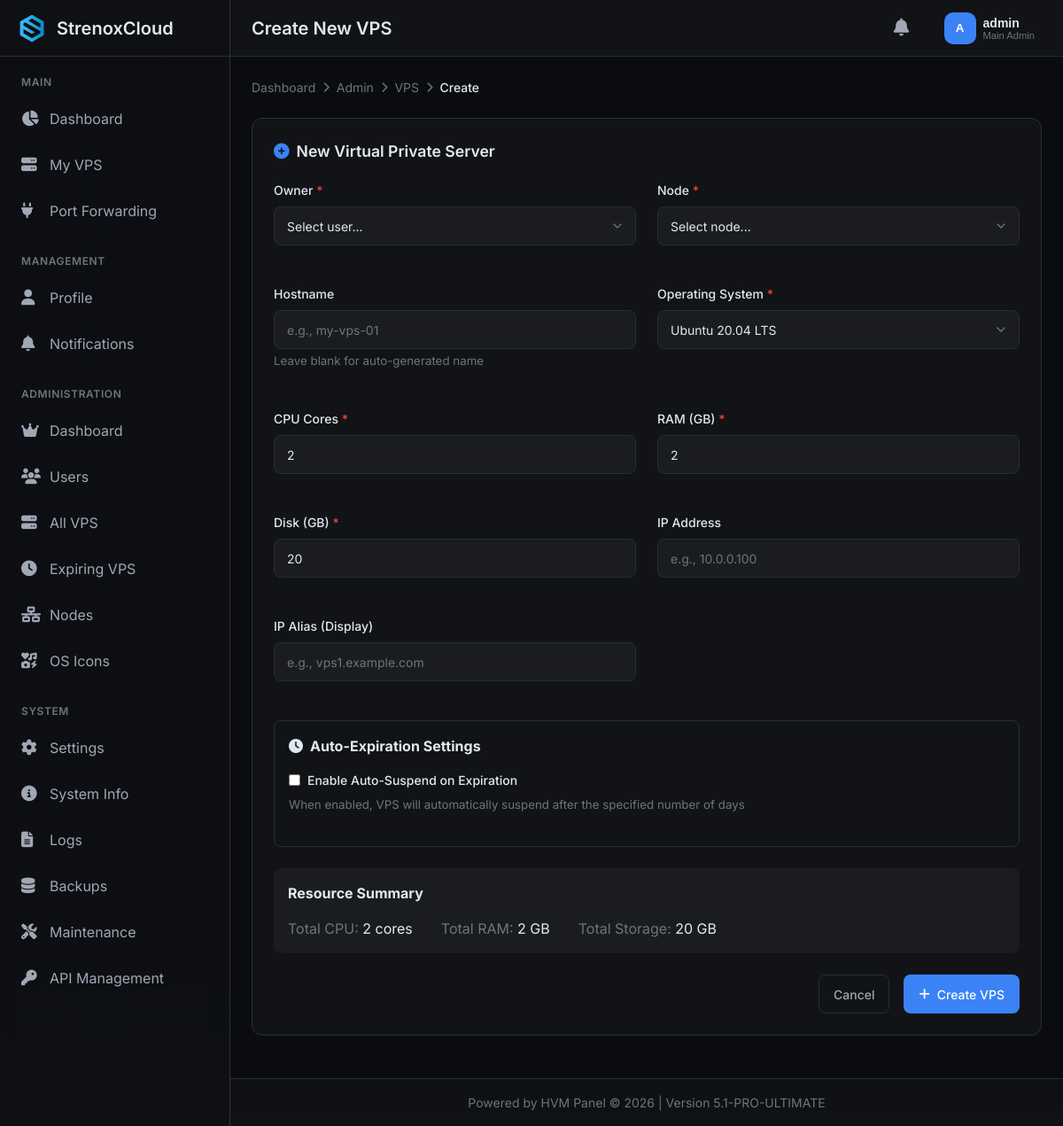
Page /admin/vps/create (signed in) on the committed database.
### tables this page shows
CREATE TABLE settings (
            key TEXT PRIMARY KEY,
            value TEXT NOT NULL,
            description TEXT,
            updated_at TEXT NOT NULL
        );

CREATE TABLE users (
            id INTEGER PRIMARY KEY AUTOINCREMENT,
            username TEXT UNIQUE NOT NULL,
            email TEXT UNIQUE NOT NULL,
            password_hash TEXT NOT NULL,
            is_admin INTEGER DEFAULT 0,
            is_main_admin INTEGER DEFAULT 0,
            created_at TEXT NOT NULL,
            last_login TEXT,
            last_active TEXT,
            api_key TEXT UNIQUE,
            profile_picture TEXT,
            preferences TEXT DEFAULT '{}',
            two_factor_secret TEXT,
            two_factor_enabled INTEGER DEFAULT 0,
            theme TEXT DEFAULT 'default',
            language TEXT DEFAULT 'en'
        , discord_id TEXT, discord_username TEXT, discord_avatar TEXT, discord_email TEXT);

### hvm.py (the view, shortened to what this page needs)
@app.route('/admin/vps/create', methods=['GET', 'POST'])
@login_required
@admin_required
def admin_vps_create():
    if request.method == 'GET':
        users = []
        with get_db() as conn:
            cur = conn.cursor()
            cur.execute('SELECT id, username, email FROM users ORDER BY username')
            users = [dict(row) for row in cur.fetchall()]
        nodes = get_nodes()
        return render_template('admin/vps_create.html',
                              panel_name=get_setting('site_name', 'HVM PANEL'),
                              users=users,
                              nodes=nodes,
                              os_options=OS_OPTIONS)

### templates/admin/vps_create.html (shortened to what this page needs)
{% extends "base.html" %}
{% block header_title %}Create New VPS{% endblock %}
{% block breadcrumbs %}
<div class="breadcrumb">
    <a href="{{ url_for('dashboard') }}" class="breadcrumb-item">Dashboard</a>
    <span class="breadcrumb-separator"><i class="fas fa-chevron-right"></i></span>
    <a href="{{ url_for('admin_dashboard') }}" class="breadcrumb-item">Admin</a>
    <span class="breadcrumb-separator"><i class="fas fa-chevron-right"></i></span>
    <a href="{{ url_for('admin_vps') }}" class="breadcrumb-item">VPS</a>
    <span class="breadcrumb-separator"><i class="fas fa-chevron-right"></i></span>
    <span class="breadcrumb-item active">Create</span>
</div>
{% endblock %}
{% block content %}
<div class="card">
    <div class="card-header">
        <h3 class="card-title">
            <i class="fas fa-plus-circle"></i>
            New Virtual Private Server
        </h3>
    </div>
    <form id="createVPSForm">
        <div class="grid grid-2">
            <div class="form-group">
                <label class="form-label">Owner <span style="color: var(--accent-danger);">*</span></label>
                <select id="user_id" class="form-control" required>
                    <option value="">Select user...</option>
                </select>
            </div>
            <div class="form-group">
                <label class="form-label">Node <span style="color: var(--accent-danger);">*</span></label>
                <select id="node_id" class="form-control" required>
                    <option value="">Select node...</option>
                </select>
            </div>
            <div class="form-group">
                <label class="form-label">Hostname</label>
                <input type="text" id="hostname" class="form-control" placeholder="e.g., my-vps-01">
                <small style="color: var(--text-muted);">Leave blank for auto-generated name</small>
            </div>
            <div class="form-group">
                <label class="form-label">Operating System <span style="color: var(--accent-danger);">*</span></label>
                <select id="os_version" class="form-control" required>
                    {% for os in os_options %}
                    <option value="{{ os.value }}" {% if loop.index == 1 %}selected{% endif %}>
                        {{ os.label }}
                    </option>
                    {% endfor %}
                </select>
            </div>
            <div class="form-group">
                <label class="form-label">CPU Cores <span style="color: var(--accent-danger);">*</span></label>
                <input type="number" id="cpu" class="form-control" value="2" min="1" max="64" required>
            </div>
            <div class="form-group">
                <label class="form-label">RAM (GB) <span style="color: var(--accent-danger);">*</span></label>
                <input type="number" id="ram" class="form-control" value="2" min="1" max="128" required>
            </div>
            <div class="form-group">
                <label class="form-label">Disk (GB) <span style="color: var(--accent-danger);">*</span></label>
                <input type="number" id="disk" class="form-control" value="20" min="5" max="2000" required>
            </div>
            <div class="form-group">
                <label class="form-label">IP Address</label>
                <input type="text" id="ip_address" class="form-control" placeholder="e.g., 10.0.0.100">
            </div>
            <div class="form-group">
                <label class="form-label">IP Alias (Display)</label>
                <input type="text" id="ip_alias" class="form-control" placeholder="e.g., vps1.example.com">
            </div>
        </div>
        <div style="margin: 1.5rem 0; padding: 1rem; background-color: var(--bg-secondary); border-radius: var(--border-radius-sm); border: 1px solid var(--border-color);">
            <h4 style="margin-bottom: 1rem; display: flex; align-items: center; gap: 0.5rem;">
                <i class="fas fa-clock"></i>
                Auto-Expiration Settings
            </h4>
            <div class="form-group">
                <label class="form-label" style="display: flex; align-items: center; gap: 0.5rem;">
                    <input type="checkbox" id="auto_suspend_enabled" style="width: auto; margin: 0;">
                    Enable Auto-Suspend on Expiration
                </label>
                <small style="color: var(--text-muted); display: block; margin-top: 0.25rem;">
                    When enabled, VPS will automatically suspend after the specified number of days
                </small>
            </div>
        </div>
        <div style="margin: 1.5rem 0; padding: 1rem; background-color: var(--bg-tertiary); border-radius: var(--border-radius-sm);">
            <h4 style="margin-bottom: 1rem;">Resource Summary</h4>
            <div style="display: flex; gap: 2rem; flex-wrap: wrap;">
                <div>
                    <span style="color: var(--text-muted);">Total CPU:</span>
                    <span id="summary-cpu">2 cores</span>
                </div>
                <div>
                    <span style="color: var(--text-muted);">Total RAM:</span>
                    <span id="summary-ram">2 GB</span>
                </div>
                <div>
                    <span style="color: var(--text-muted);">Total Storage:</span>
                    <span id="summary-disk">20 GB</span>
                </div>
            </div>
        </div>
        <div style="display: flex; gap: 1rem; justify-content: flex-end;">
            <a href="{{ url_for('admin_vps') }}" class="btn btn-outline">
                Cancel
            </a>
            <button type="submit" class="btn btn-primary">
                <i class="fas fa-plus"></i> Create VPS
            </button>
        </div>
    </form>
</div>
{% endblock %}

### templates/base.html (shortened to what this page needs)
<!DOCTYPE html>
<html lang="en" data-theme="dark">
<head>
    <link rel="stylesheet" href="https://cdnjs.cloudflare.com/ajax/libs/font-awesome/6.4.0/css/all.min.css">
</head>
<body>
    <div class="app-wrapper">
        <aside class="sidebar" id="sidebar">
            <div class="sidebar-header">
                <a href="{{ url_for('dashboard') if current_user.is_authenticated else url_for('index') }}" class="logo">
                    <img src="{{ get_setting('header_icon', '/static/img/logo.png') }}" alt="{{ panel_name }}">
                    <span>{{ panel_name }}</span>
                </a>
            </div>
            {% if current_user.is_authenticated %}
            <nav class="sidebar-nav">
                <div class="nav-section">
                    <div class="nav-section-title">Main</div>
                    <a href="{{ url_for('dashboard') }}" class="nav-item {% if request.endpoint == 'dashboard' %}active{% endif %}">
                        <i class="fas fa-chart-pie"></i>
                        <span>Dashboard</span>
                    </a>
                    <a href="{{ url_for('vps_list') }}" class="nav-item {% if request.endpoint in ['vps_list', 'vps_detail', 'vps_console'] %}active{% endif %}">
                        <i class="fas fa-server"></i>
                        <span>My VPS</span>
                    </a>
                    <a href="{{ url_for('ports_list') }}" class="nav-item {% if request.endpoint == 'ports_list' %}active{% endif %}">
                        <i class="fas fa-plug"></i>
                        <span>Port Forwarding</span>
                    </a>
                </div>
                <div class="nav-section">
                    <div class="nav-section-title">Management</div>
                    <a href="{{ url_for('profile') }}" class="nav-item {% if request.endpoint == 'profile' %}active{% endif %}">
                        <i class="fas fa-user"></i>
                        <span>Profile</span>
                    </a>
                    <a href="{{ url_for('notifications') }}" class="nav-item {% if request.endpoint == 'notifications' %}active{% endif %}">
                        <i class="fas fa-bell"></i>
                        <span>Notifications</span>
                    </a>
                </div>
                {% if current_user.is_admin %}
                <div class="nav-section">
                    <div class="nav-section-title">Administration</div>
                    <a href="{{ url_for('admin_dashboard') }}" class="nav-item {% if request.endpoint == 'admin_dashboard' %}active{% endif %}">
                        <i class="fas fa-crown"></i>
                        <span>Dashboard</span>
                    </a>
                    <a href="{{ url_for('admin_users') }}" class="nav-item {% if request.endpoint and 'user' in request.endpoint %}active{% endif %}">
                        <i class="fas fa-users"></i>
                        <span>Users</span>
                    </a>
                    <a href="{{ url_for('admin_vps') }}" class="nav-item {% if request.endpoint == 'admin_vps' %}active{% endif %}">
                        <i class="fas fa-server"></i>
                        <span>All VPS</span>
                    </a>
                    <a href="{{ url_for('admin_vps_expiring') }}?days=30" class="nav-item {% if request.endpoint == 'admin_vps_expiring' %}active{% endif %}">
                        <i class="fas fa-clock"></i>
                        <span>Expiring VPS</span>
                    </a>
                    <a href="{{ url_for('admin_nodes') }}" class="nav-item {% if request.endpoint and 'node' in request.endpoint %}active{% endif %}">
                        <i class="fas fa-network-wired"></i>
                        <span>Nodes</span>
                    </a>
                    <a href="{{ url_for('os_icons') }}" class="nav-item {% if request.endpoint == 'os_icons' %}active{% endif %}">
                        <i class="fas fa-icons"></i>
                        <span>OS Icons</span>
                    </a>
                </div>
                <div class="nav-section">
                    <div class="nav-section-title">System</div>
                    <a href="{{ url_for('admin_settings') }}" class="nav-item {% if request.endpoint == 'admin_settings' %}active{% endif %}">
                        <i class="fas fa-cog"></i>
                        <span>Settings</span>
                    </a>
                    <a href="{{ url_for('admin_system_info') }}" class="nav-item {% if request.endpoint == 'admin_system_info' %}active{% endif %}">
                        <i class="fas fa-info-circle"></i>
                        <span>System Info</span>
                    </a>
                    <a href="{{ url_for('admin_logs') }}" class="nav-item {% if request.endpoint == 'admin_logs' %}active{% endif %}">
                        <i class="fas fa-file-alt"></i>
                        <span>Logs</span>
                    </a>
                    <a href="{{ url_for('admin_backup_list') }}" class="nav-item {% if request.endpoint and 'backup' in request.endpoint %}active{% endif %}">
                        <i class="fas fa-database"></i>
                        <span>Backups</span>
                    </a>
                    <a href="{{ url_for('admin_maintenance') }}" class="nav-item {% if request.endpoint == 'admin_maintenance' %}active{% endif %}">
                        <i class="fas fa-tools"></i>
                        <span>Maintenance</span>
                    </a>
                    <a href="{{ url_for('admin_api') }}" class="nav-item {% if request.endpoint == 'admin_api' %}active{% endif %}">
                        <i class="fas fa-key"></i>
                        <span>API Management</span>
                    </a>
                </div>
                {% endif %}
            </nav>
            {% endif %}
        </aside>
        <main class="main-content" id="mainContent">
            <header class="header">
                <div class="header-left">
                    <h1 class="header-title">{% block header_title %}{{ panel_name }}{% endblock %}</h1>
                </div>
                <div class="header-right">
                    {% if current_user.is_authenticated %}
                    <div class="notifications-dropdown">
                        <button class="notifications-btn" id="notificationsBtn">
                            <i class="fas fa-bell"></i>
                        </button>
                    </div>
                    <div class="user-menu">
                        <button class="user-btn" id="userMenuBtn">
                            <div class="user-avatar">
                                {% if current_user.profile_picture %}
                                <img src="{{ current_user.profile_picture }}" alt="{{ current_user.username }}">
                                {% else %}
                                <span>{{ current_user.username[:1].upper() }}</span>
                                {% endif %}
                            </div>
                            <div class="user-info">
                                <div class="user-name">{{ current_user.username }}</div>
                                <div class="user-role">
                                    {% if current_user.is_main_admin %}
                                    Main Admin
                                    {% elif current_user.is_admin %}
                                    Admin
                                    {% else %}
                                    User
                                    {% endif %}
                                </div>
                            </div>
                        </button>
                    </div>
                    {% endif %}
                </div>
            </header>
            <div class="content">
                {% block breadcrumbs %}{% endblock %}
                {% block content %}{% endblock %}
            </div>
            <footer class="footer">
                {{ get_setting('footer_text', 'Powered by HVM Panel') }} &copy; {{ now().year }} | Version {{ PANEL_VERSION }}
            </footer>
        </main>
    </div>
</body>
</html>

### rows in the picture
settings: value (picture)
settings: value "StrenoxCloud"
users: username "A", username "admin"
settings: value "Powered by HVM Panel"

### other values in the picture
{{ PANEL_VERSION }} "5.1-PRO-ULTIMATE"
form field value "Ubuntu 20.04 LTS"
